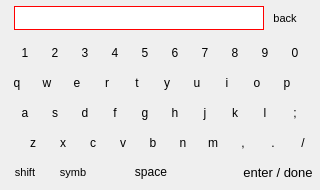
<?xml version="1.0" encoding="UTF-8"?>
<ui version="4.0">
 <class>QwertyKeypad</class>
 <widget class="QDialog" name="QwertyKeypad">
  <property name="geometry">
   <rect>
    <x>0</x>
    <y>0</y>
    <width>320</width>
    <height>190</height>
   </rect>
  </property>
  <property name="minimumSize">
   <size>
    <width>320</width>
    <height>190</height>
   </size>
  </property>
  <property name="maximumSize">
   <size>
    <width>320</width>
    <height>190</height>
   </size>
  </property>
  <property name="windowTitle">
   <string>Dialog</string>
  </property>
  <widget class="QPushButton" name="ui_qButton">
   <property name="geometry">
    <rect>
     <x>2</x>
     <y>68</y>
     <width>30</width>
     <height>30</height>
    </rect>
   </property>
   <property name="minimumSize">
    <size>
     <width>30</width>
     <height>30</height>
    </size>
   </property>
   <property name="maximumSize">
    <size>
     <width>30</width>
     <height>30</height>
    </size>
   </property>
   <property name="styleSheet">
    <string notr="true">QPushButton{
border:0px;
background-image:url(:/actions/rivet30x30L.png);
color:black;
}
QPushButton:pressed{
border:0px;
background-image:url(:/actions/rivet30x30D.png);
color:white;
}</string>
   </property>
   <property name="text">
    <string>q</string>
   </property>
  </widget>
  <widget class="QPushButton" name="ui_wButton">
   <property name="geometry">
    <rect>
     <x>32</x>
     <y>68</y>
     <width>30</width>
     <height>30</height>
    </rect>
   </property>
   <property name="minimumSize">
    <size>
     <width>30</width>
     <height>30</height>
    </size>
   </property>
   <property name="maximumSize">
    <size>
     <width>30</width>
     <height>30</height>
    </size>
   </property>
   <property name="styleSheet">
    <string notr="true">QPushButton{
border:0px;
background-image:url(:/actions/rivet30x30L.png);
color:black;
}
QPushButton:pressed{
border:0px;
background-image:url(:/actions/rivet30x30D.png);
color:white;
}</string>
   </property>
   <property name="text">
    <string>w</string>
   </property>
  </widget>
  <widget class="QPushButton" name="ui_eButton">
   <property name="geometry">
    <rect>
     <x>62</x>
     <y>68</y>
     <width>30</width>
     <height>30</height>
    </rect>
   </property>
   <property name="minimumSize">
    <size>
     <width>30</width>
     <height>30</height>
    </size>
   </property>
   <property name="maximumSize">
    <size>
     <width>30</width>
     <height>30</height>
    </size>
   </property>
   <property name="styleSheet">
    <string notr="true">QPushButton{
border:0px;
background-image:url(:/actions/rivet30x30L.png);
color:black;
}
QPushButton:pressed{
border:0px;
background-image:url(:/actions/rivet30x30D.png);
color:white;
}</string>
   </property>
   <property name="text">
    <string>e</string>
   </property>
  </widget>
  <widget class="QPushButton" name="ui_rButton">
   <property name="geometry">
    <rect>
     <x>92</x>
     <y>68</y>
     <width>30</width>
     <height>30</height>
    </rect>
   </property>
   <property name="minimumSize">
    <size>
     <width>30</width>
     <height>30</height>
    </size>
   </property>
   <property name="maximumSize">
    <size>
     <width>30</width>
     <height>30</height>
    </size>
   </property>
   <property name="styleSheet">
    <string notr="true">QPushButton{
border:0px;
background-image:url(:/actions/rivet30x30L.png);
color:black;
}
QPushButton:pressed{
border:0px;
background-image:url(:/actions/rivet30x30D.png);
color:white;
}</string>
   </property>
   <property name="text">
    <string>r</string>
   </property>
  </widget>
  <widget class="QPushButton" name="ui_tButton">
   <property name="geometry">
    <rect>
     <x>122</x>
     <y>68</y>
     <width>30</width>
     <height>30</height>
    </rect>
   </property>
   <property name="minimumSize">
    <size>
     <width>30</width>
     <height>30</height>
    </size>
   </property>
   <property name="maximumSize">
    <size>
     <width>30</width>
     <height>30</height>
    </size>
   </property>
   <property name="styleSheet">
    <string notr="true">QPushButton{
border:0px;
background-image:url(:/actions/rivet30x30L.png);
color:black;
}
QPushButton:pressed{
border:0px;
background-image:url(:/actions/rivet30x30D.png);
color:white;
}</string>
   </property>
   <property name="text">
    <string>t</string>
   </property>
  </widget>
  <widget class="QPushButton" name="ui_yButton">
   <property name="geometry">
    <rect>
     <x>152</x>
     <y>68</y>
     <width>30</width>
     <height>30</height>
    </rect>
   </property>
   <property name="minimumSize">
    <size>
     <width>30</width>
     <height>30</height>
    </size>
   </property>
   <property name="maximumSize">
    <size>
     <width>30</width>
     <height>30</height>
    </size>
   </property>
   <property name="styleSheet">
    <string notr="true">QPushButton{
border:0px;
background-image:url(:/actions/rivet30x30L.png);
color:black;
}
QPushButton:pressed{
border:0px;
background-image:url(:/actions/rivet30x30D.png);
color:white;
}</string>
   </property>
   <property name="text">
    <string>y</string>
   </property>
  </widget>
  <widget class="QPushButton" name="ui_uButton">
   <property name="geometry">
    <rect>
     <x>182</x>
     <y>68</y>
     <width>30</width>
     <height>30</height>
    </rect>
   </property>
   <property name="minimumSize">
    <size>
     <width>30</width>
     <height>30</height>
    </size>
   </property>
   <property name="maximumSize">
    <size>
     <width>30</width>
     <height>30</height>
    </size>
   </property>
   <property name="styleSheet">
    <string notr="true">QPushButton{
border:0px;
background-image:url(:/actions/rivet30x30L.png);
color:black;
}
QPushButton:pressed{
border:0px;
background-image:url(:/actions/rivet30x30D.png);
color:white;
}</string>
   </property>
   <property name="text">
    <string>u</string>
   </property>
  </widget>
  <widget class="QPushButton" name="ui_iButton">
   <property name="geometry">
    <rect>
     <x>212</x>
     <y>68</y>
     <width>30</width>
     <height>30</height>
    </rect>
   </property>
   <property name="minimumSize">
    <size>
     <width>30</width>
     <height>30</height>
    </size>
   </property>
   <property name="maximumSize">
    <size>
     <width>30</width>
     <height>30</height>
    </size>
   </property>
   <property name="styleSheet">
    <string notr="true">QPushButton{
border:0px;
background-image:url(:/actions/rivet30x30L.png);
color:black;
}
QPushButton:pressed{
border:0px;
background-image:url(:/actions/rivet30x30D.png);
color:white;
}</string>
   </property>
   <property name="text">
    <string>i</string>
   </property>
  </widget>
  <widget class="QPushButton" name="ui_oButton">
   <property name="geometry">
    <rect>
     <x>242</x>
     <y>68</y>
     <width>30</width>
     <height>30</height>
    </rect>
   </property>
   <property name="minimumSize">
    <size>
     <width>30</width>
     <height>30</height>
    </size>
   </property>
   <property name="maximumSize">
    <size>
     <width>30</width>
     <height>30</height>
    </size>
   </property>
   <property name="styleSheet">
    <string notr="true">QPushButton{
border:0px;
background-image:url(:/actions/rivet30x30L.png);
color:black;
}
QPushButton:pressed{
border:0px;
background-image:url(:/actions/rivet30x30D.png);
color:white;
}</string>
   </property>
   <property name="text">
    <string>o</string>
   </property>
  </widget>
  <widget class="QPushButton" name="ui_pButton">
   <property name="geometry">
    <rect>
     <x>272</x>
     <y>68</y>
     <width>30</width>
     <height>30</height>
    </rect>
   </property>
   <property name="minimumSize">
    <size>
     <width>30</width>
     <height>30</height>
    </size>
   </property>
   <property name="maximumSize">
    <size>
     <width>30</width>
     <height>30</height>
    </size>
   </property>
   <property name="styleSheet">
    <string notr="true">QPushButton{
border:0px;
background-image:url(:/actions/rivet30x30L.png);
color:black;
}
QPushButton:pressed{
border:0px;
background-image:url(:/actions/rivet30x30D.png);
color:white;
}</string>
   </property>
   <property name="text">
    <string>p</string>
   </property>
  </widget>
  <widget class="QLineEdit" name="ui_outputLine">
   <property name="geometry">
    <rect>
     <x>14</x>
     <y>6</y>
     <width>250</width>
     <height>24</height>
    </rect>
   </property>
   <property name="minimumSize">
    <size>
     <width>250</width>
     <height>24</height>
    </size>
   </property>
   <property name="maximumSize">
    <size>
     <width>250</width>
     <height>24</height>
    </size>
   </property>
   <property name="cursor">
    <cursorShape>UpArrowCursor</cursorShape>
   </property>
   <property name="styleSheet">
    <string notr="true">QLineEdit{border:1px solid red;}</string>
   </property>
  </widget>
  <widget class="QPushButton" name="ui_backspaceButton">
   <property name="geometry">
    <rect>
     <x>270</x>
     <y>3</y>
     <width>30</width>
     <height>30</height>
    </rect>
   </property>
   <property name="minimumSize">
    <size>
     <width>30</width>
     <height>30</height>
    </size>
   </property>
   <property name="maximumSize">
    <size>
     <width>30</width>
     <height>30</height>
    </size>
   </property>
   <property name="font">
    <font>
     <pointsize>8</pointsize>
    </font>
   </property>
   <property name="styleSheet">
    <string notr="true">QPushButton{
border:0px;
background-image:url(:/actions/rivet30x30L.png);
color:black;
}
QPushButton:pressed{
border:0px;
background-image:url(:/actions/rivet30x30D.png);
color:white;
}</string>
   </property>
   <property name="text">
    <string>back</string>
   </property>
   <property name="autoRepeat">
    <bool>true</bool>
   </property>
  </widget>
  <widget class="QPushButton" name="ui_aButton">
   <property name="geometry">
    <rect>
     <x>10</x>
     <y>98</y>
     <width>30</width>
     <height>30</height>
    </rect>
   </property>
   <property name="minimumSize">
    <size>
     <width>30</width>
     <height>30</height>
    </size>
   </property>
   <property name="maximumSize">
    <size>
     <width>30</width>
     <height>30</height>
    </size>
   </property>
   <property name="styleSheet">
    <string notr="true">QPushButton{
border:0px;
background-image:url(:/actions/rivet30x30L.png);
color:black;
}
QPushButton:pressed{
border:0px;
background-image:url(:/actions/rivet30x30D.png);
color:white;
}</string>
   </property>
   <property name="text">
    <string>a</string>
   </property>
  </widget>
  <widget class="QPushButton" name="ui_dButton">
   <property name="geometry">
    <rect>
     <x>70</x>
     <y>98</y>
     <width>30</width>
     <height>30</height>
    </rect>
   </property>
   <property name="minimumSize">
    <size>
     <width>30</width>
     <height>30</height>
    </size>
   </property>
   <property name="maximumSize">
    <size>
     <width>30</width>
     <height>30</height>
    </size>
   </property>
   <property name="styleSheet">
    <string notr="true">QPushButton{
border:0px;
background-image:url(:/actions/rivet30x30L.png);
color:black;
}
QPushButton:pressed{
border:0px;
background-image:url(:/actions/rivet30x30D.png);
color:white;
}</string>
   </property>
   <property name="text">
    <string>d</string>
   </property>
  </widget>
  <widget class="QPushButton" name="ui_sButton">
   <property name="geometry">
    <rect>
     <x>40</x>
     <y>98</y>
     <width>30</width>
     <height>30</height>
    </rect>
   </property>
   <property name="minimumSize">
    <size>
     <width>30</width>
     <height>30</height>
    </size>
   </property>
   <property name="maximumSize">
    <size>
     <width>30</width>
     <height>30</height>
    </size>
   </property>
   <property name="styleSheet">
    <string notr="true">QPushButton{
border:0px;
background-image:url(:/actions/rivet30x30L.png);
color:black;
}
QPushButton:pressed{
border:0px;
background-image:url(:/actions/rivet30x30D.png);
color:white;
}</string>
   </property>
   <property name="text">
    <string>s</string>
   </property>
  </widget>
  <widget class="QPushButton" name="ui_fButton">
   <property name="geometry">
    <rect>
     <x>100</x>
     <y>98</y>
     <width>30</width>
     <height>30</height>
    </rect>
   </property>
   <property name="minimumSize">
    <size>
     <width>30</width>
     <height>30</height>
    </size>
   </property>
   <property name="maximumSize">
    <size>
     <width>30</width>
     <height>30</height>
    </size>
   </property>
   <property name="styleSheet">
    <string notr="true">QPushButton{
border:0px;
background-image:url(:/actions/rivet30x30L.png);
color:black;
}
QPushButton:pressed{
border:0px;
background-image:url(:/actions/rivet30x30D.png);
color:white;
}</string>
   </property>
   <property name="text">
    <string>f</string>
   </property>
  </widget>
  <widget class="QPushButton" name="ui_gButton">
   <property name="geometry">
    <rect>
     <x>130</x>
     <y>98</y>
     <width>30</width>
     <height>30</height>
    </rect>
   </property>
   <property name="minimumSize">
    <size>
     <width>30</width>
     <height>30</height>
    </size>
   </property>
   <property name="maximumSize">
    <size>
     <width>30</width>
     <height>30</height>
    </size>
   </property>
   <property name="styleSheet">
    <string notr="true">QPushButton{
border:0px;
background-image:url(:/actions/rivet30x30L.png);
color:black;
}
QPushButton:pressed{
border:0px;
background-image:url(:/actions/rivet30x30D.png);
color:white;
}</string>
   </property>
   <property name="text">
    <string>g</string>
   </property>
  </widget>
  <widget class="QPushButton" name="ui_hButton">
   <property name="geometry">
    <rect>
     <x>160</x>
     <y>98</y>
     <width>30</width>
     <height>30</height>
    </rect>
   </property>
   <property name="minimumSize">
    <size>
     <width>30</width>
     <height>30</height>
    </size>
   </property>
   <property name="maximumSize">
    <size>
     <width>30</width>
     <height>30</height>
    </size>
   </property>
   <property name="styleSheet">
    <string notr="true">QPushButton{
border:0px;
background-image:url(:/actions/rivet30x30L.png);
color:black;
}
QPushButton:pressed{
border:0px;
background-image:url(:/actions/rivet30x30D.png);
color:white;
}</string>
   </property>
   <property name="text">
    <string>h</string>
   </property>
  </widget>
  <widget class="QPushButton" name="ui_jButton">
   <property name="geometry">
    <rect>
     <x>190</x>
     <y>98</y>
     <width>30</width>
     <height>30</height>
    </rect>
   </property>
   <property name="minimumSize">
    <size>
     <width>30</width>
     <height>30</height>
    </size>
   </property>
   <property name="maximumSize">
    <size>
     <width>30</width>
     <height>30</height>
    </size>
   </property>
   <property name="styleSheet">
    <string notr="true">QPushButton{
border:0px;
background-image:url(:/actions/rivet30x30L.png);
color:black;
}
QPushButton:pressed{
border:0px;
background-image:url(:/actions/rivet30x30D.png);
color:white;
}</string>
   </property>
   <property name="text">
    <string>j</string>
   </property>
  </widget>
  <widget class="QPushButton" name="ui_kButton">
   <property name="geometry">
    <rect>
     <x>220</x>
     <y>98</y>
     <width>30</width>
     <height>30</height>
    </rect>
   </property>
   <property name="minimumSize">
    <size>
     <width>30</width>
     <height>30</height>
    </size>
   </property>
   <property name="maximumSize">
    <size>
     <width>30</width>
     <height>30</height>
    </size>
   </property>
   <property name="styleSheet">
    <string notr="true">QPushButton{
border:0px;
background-image:url(:/actions/rivet30x30L.png);
color:black;
}
QPushButton:pressed{
border:0px;
background-image:url(:/actions/rivet30x30D.png);
color:white;
}</string>
   </property>
   <property name="text">
    <string>k</string>
   </property>
  </widget>
  <widget class="QPushButton" name="ui_lButton">
   <property name="geometry">
    <rect>
     <x>250</x>
     <y>98</y>
     <width>30</width>
     <height>30</height>
    </rect>
   </property>
   <property name="minimumSize">
    <size>
     <width>30</width>
     <height>30</height>
    </size>
   </property>
   <property name="maximumSize">
    <size>
     <width>30</width>
     <height>30</height>
    </size>
   </property>
   <property name="styleSheet">
    <string notr="true">QPushButton{
border:0px;
background-image:url(:/actions/rivet30x30L.png);
color:black;
}
QPushButton:pressed{
border:0px;
background-image:url(:/actions/rivet30x30D.png);
color:white;
}</string>
   </property>
   <property name="text">
    <string>l</string>
   </property>
  </widget>
  <widget class="QPushButton" name="ui_zButton">
   <property name="geometry">
    <rect>
     <x>18</x>
     <y>128</y>
     <width>30</width>
     <height>30</height>
    </rect>
   </property>
   <property name="minimumSize">
    <size>
     <width>30</width>
     <height>30</height>
    </size>
   </property>
   <property name="maximumSize">
    <size>
     <width>30</width>
     <height>30</height>
    </size>
   </property>
   <property name="styleSheet">
    <string notr="true">QPushButton{
border:0px;
background-image:url(:/actions/rivet30x30L.png);
color:black;
}
QPushButton:pressed{
border:0px;
background-image:url(:/actions/rivet30x30D.png);
color:white;
}</string>
   </property>
   <property name="text">
    <string>z</string>
   </property>
  </widget>
  <widget class="QPushButton" name="ui_xButton">
   <property name="geometry">
    <rect>
     <x>48</x>
     <y>128</y>
     <width>30</width>
     <height>30</height>
    </rect>
   </property>
   <property name="minimumSize">
    <size>
     <width>30</width>
     <height>30</height>
    </size>
   </property>
   <property name="maximumSize">
    <size>
     <width>30</width>
     <height>30</height>
    </size>
   </property>
   <property name="styleSheet">
    <string notr="true">QPushButton{
border:0px;
background-image:url(:/actions/rivet30x30L.png);
color:black;
}
QPushButton:pressed{
border:0px;
background-image:url(:/actions/rivet30x30D.png);
color:white;
}</string>
   </property>
   <property name="text">
    <string>x</string>
   </property>
  </widget>
  <widget class="QPushButton" name="ui_cButton">
   <property name="geometry">
    <rect>
     <x>78</x>
     <y>128</y>
     <width>30</width>
     <height>30</height>
    </rect>
   </property>
   <property name="minimumSize">
    <size>
     <width>30</width>
     <height>30</height>
    </size>
   </property>
   <property name="maximumSize">
    <size>
     <width>30</width>
     <height>30</height>
    </size>
   </property>
   <property name="styleSheet">
    <string notr="true">QPushButton{
border:0px;
background-image:url(:/actions/rivet30x30L.png);
color:black;
}
QPushButton:pressed{
border:0px;
background-image:url(:/actions/rivet30x30D.png);
color:white;
}</string>
   </property>
   <property name="text">
    <string>c</string>
   </property>
  </widget>
  <widget class="QPushButton" name="ui_vButton">
   <property name="geometry">
    <rect>
     <x>108</x>
     <y>128</y>
     <width>30</width>
     <height>30</height>
    </rect>
   </property>
   <property name="minimumSize">
    <size>
     <width>30</width>
     <height>30</height>
    </size>
   </property>
   <property name="maximumSize">
    <size>
     <width>30</width>
     <height>30</height>
    </size>
   </property>
   <property name="styleSheet">
    <string notr="true">QPushButton{
border:0px;
background-image:url(:/actions/rivet30x30L.png);
color:black;
}
QPushButton:pressed{
border:0px;
background-image:url(:/actions/rivet30x30D.png);
color:white;
}</string>
   </property>
   <property name="text">
    <string>v</string>
   </property>
  </widget>
  <widget class="QPushButton" name="ui_bButton">
   <property name="geometry">
    <rect>
     <x>138</x>
     <y>128</y>
     <width>30</width>
     <height>30</height>
    </rect>
   </property>
   <property name="minimumSize">
    <size>
     <width>30</width>
     <height>30</height>
    </size>
   </property>
   <property name="maximumSize">
    <size>
     <width>30</width>
     <height>30</height>
    </size>
   </property>
   <property name="styleSheet">
    <string notr="true">QPushButton{
border:0px;
background-image:url(:/actions/rivet30x30L.png);
color:black;
}
QPushButton:pressed{
border:0px;
background-image:url(:/actions/rivet30x30D.png);
color:white;
}</string>
   </property>
   <property name="text">
    <string>b</string>
   </property>
  </widget>
  <widget class="QPushButton" name="ui_nButton">
   <property name="geometry">
    <rect>
     <x>168</x>
     <y>128</y>
     <width>30</width>
     <height>30</height>
    </rect>
   </property>
   <property name="minimumSize">
    <size>
     <width>30</width>
     <height>30</height>
    </size>
   </property>
   <property name="maximumSize">
    <size>
     <width>30</width>
     <height>30</height>
    </size>
   </property>
   <property name="styleSheet">
    <string notr="true">QPushButton{
border:0px;
background-image:url(:/actions/rivet30x30L.png);
color:black;
}
QPushButton:pressed{
border:0px;
background-image:url(:/actions/rivet30x30D.png);
color:white;
}</string>
   </property>
   <property name="text">
    <string>n</string>
   </property>
  </widget>
  <widget class="QPushButton" name="ui_mButton">
   <property name="geometry">
    <rect>
     <x>198</x>
     <y>128</y>
     <width>30</width>
     <height>30</height>
    </rect>
   </property>
   <property name="minimumSize">
    <size>
     <width>30</width>
     <height>30</height>
    </size>
   </property>
   <property name="maximumSize">
    <size>
     <width>30</width>
     <height>30</height>
    </size>
   </property>
   <property name="styleSheet">
    <string notr="true">QPushButton{
border:0px;
background-image:url(:/actions/rivet30x30L.png);
color:black;
}
QPushButton:pressed{
border:0px;
background-image:url(:/actions/rivet30x30D.png);
color:white;
}</string>
   </property>
   <property name="text">
    <string>m</string>
   </property>
  </widget>
  <widget class="QPushButton" name="ui_commaButton">
   <property name="geometry">
    <rect>
     <x>228</x>
     <y>128</y>
     <width>30</width>
     <height>30</height>
    </rect>
   </property>
   <property name="minimumSize">
    <size>
     <width>30</width>
     <height>30</height>
    </size>
   </property>
   <property name="maximumSize">
    <size>
     <width>30</width>
     <height>30</height>
    </size>
   </property>
   <property name="styleSheet">
    <string notr="true">QPushButton{
border:0px;
background-image:url(:/actions/rivet30x30L.png);
color:black;
}
QPushButton:pressed{
border:0px;
background-image:url(:/actions/rivet30x30D.png);
color:white;
}</string>
   </property>
   <property name="text">
    <string>,</string>
   </property>
  </widget>
  <widget class="QPushButton" name="ui_periodButton">
   <property name="geometry">
    <rect>
     <x>258</x>
     <y>128</y>
     <width>30</width>
     <height>30</height>
    </rect>
   </property>
   <property name="minimumSize">
    <size>
     <width>30</width>
     <height>30</height>
    </size>
   </property>
   <property name="maximumSize">
    <size>
     <width>30</width>
     <height>30</height>
    </size>
   </property>
   <property name="styleSheet">
    <string notr="true">QPushButton{
border:0px;
background-image:url(:/actions/rivet30x30L.png);
color:black;
}
QPushButton:pressed{
border:0px;
background-image:url(:/actions/rivet30x30D.png);
color:white;
}</string>
   </property>
   <property name="text">
    <string>.</string>
   </property>
  </widget>
  <widget class="QPushButton" name="ui_semicolonButton">
   <property name="geometry">
    <rect>
     <x>280</x>
     <y>98</y>
     <width>30</width>
     <height>30</height>
    </rect>
   </property>
   <property name="minimumSize">
    <size>
     <width>30</width>
     <height>30</height>
    </size>
   </property>
   <property name="maximumSize">
    <size>
     <width>30</width>
     <height>30</height>
    </size>
   </property>
   <property name="styleSheet">
    <string notr="true">QPushButton{
border:0px;
background-image:url(:/actions/rivet30x30L.png);
color:black;
}
QPushButton:pressed{
border:0px;
background-image:url(:/actions/rivet30x30D.png);
color:white;
}</string>
   </property>
   <property name="text">
    <string>;</string>
   </property>
  </widget>
  <widget class="QPushButton" name="ui_forwardslashButton">
   <property name="geometry">
    <rect>
     <x>288</x>
     <y>128</y>
     <width>30</width>
     <height>30</height>
    </rect>
   </property>
   <property name="minimumSize">
    <size>
     <width>30</width>
     <height>30</height>
    </size>
   </property>
   <property name="maximumSize">
    <size>
     <width>30</width>
     <height>30</height>
    </size>
   </property>
   <property name="styleSheet">
    <string notr="true">QPushButton{
border:0px;
background-image:url(:/actions/rivet30x30L.png);
color:black;
}
QPushButton:pressed{
border:0px;
background-image:url(:/actions/rivet30x30D.png);
color:white;
}</string>
   </property>
   <property name="text">
    <string>/</string>
   </property>
  </widget>
  <widget class="QPushButton" name="ui_spaceButton">
   <property name="geometry">
    <rect>
     <x>111</x>
     <y>157</y>
     <width>80</width>
     <height>30</height>
    </rect>
   </property>
   <property name="minimumSize">
    <size>
     <width>80</width>
     <height>30</height>
    </size>
   </property>
   <property name="maximumSize">
    <size>
     <width>80</width>
     <height>30</height>
    </size>
   </property>
   <property name="styleSheet">
    <string notr="true">QPushButton{
border:0px;
background-image:url(:/actions/rivet80x30L.png);
color:black;
}
QPushButton:pressed{
border:0px;
background-image:url(:/actions/rivet80x30D.png);
color:white;
}</string>
   </property>
   <property name="text">
    <string>space</string>
   </property>
  </widget>
  <widget class="QPushButton" name="ui_enterButton">
   <property name="geometry">
    <rect>
     <x>238</x>
     <y>157</y>
     <width>80</width>
     <height>30</height>
    </rect>
   </property>
   <property name="minimumSize">
    <size>
     <width>80</width>
     <height>30</height>
    </size>
   </property>
   <property name="maximumSize">
    <size>
     <width>80</width>
     <height>30</height>
    </size>
   </property>
   <property name="font">
    <font>
     <pointsize>10</pointsize>
    </font>
   </property>
   <property name="styleSheet">
    <string notr="true">QPushButton{
border:0px;
background-image:url(:/actions/rivet80x30Red.png);
color:black;
}
QPushButton:pressed{
border:0px;
background-image:url(:/actions/rivet80x30D.png);
color:white;
}</string>
   </property>
   <property name="text">
    <string>enter / done</string>
   </property>
  </widget>
  <widget class="QPushButton" name="ui_shiftButton">
   <property name="geometry">
    <rect>
     <x>10</x>
     <y>157</y>
     <width>30</width>
     <height>30</height>
    </rect>
   </property>
   <property name="minimumSize">
    <size>
     <width>30</width>
     <height>30</height>
    </size>
   </property>
   <property name="maximumSize">
    <size>
     <width>30</width>
     <height>30</height>
    </size>
   </property>
   <property name="font">
    <font>
     <pointsize>8</pointsize>
    </font>
   </property>
   <property name="styleSheet">
    <string notr="true">QPushButton{
border:0px;
background-image:url(:/actions/rivet30x30L.png);
color:black;
}
QPushButton:pressed{
border:0px;
background-image:url(:/actions/rivet30x30D.png);
color:red;
}
QPushButton:checked{
border:0px;
background-image:url(:/actions/rivet30x30D.png);
color:white;
}</string>
   </property>
   <property name="text">
    <string>shift</string>
   </property>
   <property name="checkable">
    <bool>true</bool>
   </property>
   <property name="checked">
    <bool>false</bool>
   </property>
  </widget>
  <widget class="QPushButton" name="ui_sevenButton">
   <property name="geometry">
    <rect>
     <x>190</x>
     <y>38</y>
     <width>30</width>
     <height>30</height>
    </rect>
   </property>
   <property name="minimumSize">
    <size>
     <width>30</width>
     <height>30</height>
    </size>
   </property>
   <property name="maximumSize">
    <size>
     <width>30</width>
     <height>30</height>
    </size>
   </property>
   <property name="styleSheet">
    <string notr="true">QPushButton{
border:0px;
background-image:url(:/actions/rivet30x30L.png);
color:black;
}
QPushButton:pressed{
border:0px;
background-image:url(:/actions/rivet30x30D.png);
color:white;
}</string>
   </property>
   <property name="text">
    <string>7</string>
   </property>
  </widget>
  <widget class="QPushButton" name="ui_twoButton">
   <property name="geometry">
    <rect>
     <x>40</x>
     <y>38</y>
     <width>30</width>
     <height>30</height>
    </rect>
   </property>
   <property name="minimumSize">
    <size>
     <width>30</width>
     <height>30</height>
    </size>
   </property>
   <property name="maximumSize">
    <size>
     <width>30</width>
     <height>30</height>
    </size>
   </property>
   <property name="styleSheet">
    <string notr="true">QPushButton{
border:0px;
background-image:url(:/actions/rivet30x30L.png);
color:black;
}
QPushButton:pressed{
border:0px;
background-image:url(:/actions/rivet30x30D.png);
color:white;
}</string>
   </property>
   <property name="text">
    <string>2</string>
   </property>
  </widget>
  <widget class="QPushButton" name="ui_sixButton">
   <property name="geometry">
    <rect>
     <x>160</x>
     <y>38</y>
     <width>30</width>
     <height>30</height>
    </rect>
   </property>
   <property name="minimumSize">
    <size>
     <width>30</width>
     <height>30</height>
    </size>
   </property>
   <property name="maximumSize">
    <size>
     <width>30</width>
     <height>30</height>
    </size>
   </property>
   <property name="styleSheet">
    <string notr="true">QPushButton{
border:0px;
background-image:url(:/actions/rivet30x30L.png);
color:black;
}
QPushButton:pressed{
border:0px;
background-image:url(:/actions/rivet30x30D.png);
color:white;
}</string>
   </property>
   <property name="text">
    <string>6</string>
   </property>
  </widget>
  <widget class="QPushButton" name="ui_zeroButton">
   <property name="geometry">
    <rect>
     <x>280</x>
     <y>38</y>
     <width>30</width>
     <height>30</height>
    </rect>
   </property>
   <property name="minimumSize">
    <size>
     <width>30</width>
     <height>30</height>
    </size>
   </property>
   <property name="maximumSize">
    <size>
     <width>30</width>
     <height>30</height>
    </size>
   </property>
   <property name="styleSheet">
    <string notr="true">QPushButton{
border:0px;
background-image:url(:/actions/rivet30x30L.png);
color:black;
}
QPushButton:pressed{
border:0px;
background-image:url(:/actions/rivet30x30D.png);
color:white;
}</string>
   </property>
   <property name="text">
    <string>0</string>
   </property>
  </widget>
  <widget class="QPushButton" name="ui_fourButton">
   <property name="geometry">
    <rect>
     <x>100</x>
     <y>38</y>
     <width>30</width>
     <height>30</height>
    </rect>
   </property>
   <property name="minimumSize">
    <size>
     <width>30</width>
     <height>30</height>
    </size>
   </property>
   <property name="maximumSize">
    <size>
     <width>30</width>
     <height>30</height>
    </size>
   </property>
   <property name="styleSheet">
    <string notr="true">QPushButton{
border:0px;
background-image:url(:/actions/rivet30x30L.png);
color:black;
}
QPushButton:pressed{
border:0px;
background-image:url(:/actions/rivet30x30D.png);
color:white;
}</string>
   </property>
   <property name="text">
    <string>4</string>
   </property>
  </widget>
  <widget class="QPushButton" name="ui_nineButton">
   <property name="geometry">
    <rect>
     <x>250</x>
     <y>38</y>
     <width>30</width>
     <height>30</height>
    </rect>
   </property>
   <property name="minimumSize">
    <size>
     <width>30</width>
     <height>30</height>
    </size>
   </property>
   <property name="maximumSize">
    <size>
     <width>30</width>
     <height>30</height>
    </size>
   </property>
   <property name="styleSheet">
    <string notr="true">QPushButton{
border:0px;
background-image:url(:/actions/rivet30x30L.png);
color:black;
}
QPushButton:pressed{
border:0px;
background-image:url(:/actions/rivet30x30D.png);
color:white;
}</string>
   </property>
   <property name="text">
    <string>9</string>
   </property>
  </widget>
  <widget class="QPushButton" name="ui_oneButton">
   <property name="geometry">
    <rect>
     <x>10</x>
     <y>38</y>
     <width>30</width>
     <height>30</height>
    </rect>
   </property>
   <property name="minimumSize">
    <size>
     <width>30</width>
     <height>30</height>
    </size>
   </property>
   <property name="maximumSize">
    <size>
     <width>30</width>
     <height>30</height>
    </size>
   </property>
   <property name="styleSheet">
    <string notr="true">QPushButton{
border:0px;
background-image:url(:/actions/rivet30x30L.png);
color:black;
}
QPushButton:pressed{
border:0px;
background-image:url(:/actions/rivet30x30D.png);
color:white;
}</string>
   </property>
   <property name="text">
    <string>1</string>
   </property>
  </widget>
  <widget class="QPushButton" name="ui_eightButton">
   <property name="geometry">
    <rect>
     <x>220</x>
     <y>38</y>
     <width>30</width>
     <height>30</height>
    </rect>
   </property>
   <property name="minimumSize">
    <size>
     <width>30</width>
     <height>30</height>
    </size>
   </property>
   <property name="maximumSize">
    <size>
     <width>30</width>
     <height>30</height>
    </size>
   </property>
   <property name="styleSheet">
    <string notr="true">QPushButton{
border:0px;
background-image:url(:/actions/rivet30x30L.png);
color:black;
}
QPushButton:pressed{
border:0px;
background-image:url(:/actions/rivet30x30D.png);
color:white;
}</string>
   </property>
   <property name="text">
    <string>8</string>
   </property>
  </widget>
  <widget class="QPushButton" name="ui_fiveButton">
   <property name="geometry">
    <rect>
     <x>130</x>
     <y>38</y>
     <width>30</width>
     <height>30</height>
    </rect>
   </property>
   <property name="minimumSize">
    <size>
     <width>30</width>
     <height>30</height>
    </size>
   </property>
   <property name="maximumSize">
    <size>
     <width>30</width>
     <height>30</height>
    </size>
   </property>
   <property name="styleSheet">
    <string notr="true">QPushButton{
border:0px;
background-image:url(:/actions/rivet30x30L.png);
color:black;
}
QPushButton:pressed{
border:0px;
background-image:url(:/actions/rivet30x30D.png);
color:white;
}</string>
   </property>
   <property name="text">
    <string>5</string>
   </property>
  </widget>
  <widget class="QPushButton" name="ui_threeButton">
   <property name="geometry">
    <rect>
     <x>70</x>
     <y>38</y>
     <width>30</width>
     <height>30</height>
    </rect>
   </property>
   <property name="minimumSize">
    <size>
     <width>30</width>
     <height>30</height>
    </size>
   </property>
   <property name="maximumSize">
    <size>
     <width>30</width>
     <height>30</height>
    </size>
   </property>
   <property name="styleSheet">
    <string notr="true">QPushButton{
border:0px;
background-image:url(:/actions/rivet30x30L.png);
color:black;
}
QPushButton:pressed{
border:0px;
background-image:url(:/actions/rivet30x30D.png);
color:white;
}</string>
   </property>
   <property name="text">
    <string>3</string>
   </property>
  </widget>
  <widget class="QPushButton" name="ui_symbolButton">
   <property name="geometry">
    <rect>
     <x>58</x>
     <y>157</y>
     <width>30</width>
     <height>30</height>
    </rect>
   </property>
   <property name="minimumSize">
    <size>
     <width>30</width>
     <height>30</height>
    </size>
   </property>
   <property name="maximumSize">
    <size>
     <width>30</width>
     <height>30</height>
    </size>
   </property>
   <property name="font">
    <font>
     <pointsize>8</pointsize>
    </font>
   </property>
   <property name="styleSheet">
    <string notr="true">QPushButton{
border:0px;
background-image:url(:/actions/rivet30x30L.png);
color:black;
}
QPushButton:pressed{
border:0px;
background-image:url(:/actions/rivet30x30D.png);
color:red;
}
QPushButton:checked{
border:0px;
background-image:url(:/actions/rivet30x30D.png);
color:white;
}</string>
   </property>
   <property name="text">
    <string>symb</string>
   </property>
   <property name="checkable">
    <bool>true</bool>
   </property>
   <property name="checked">
    <bool>false</bool>
   </property>
  </widget>
 </widget>
 <resources/>
 <connections/>
</ui>
